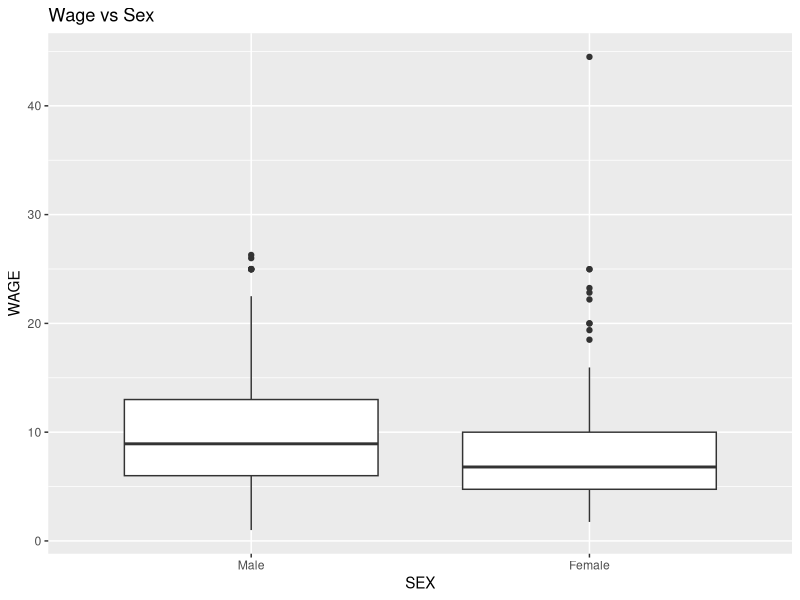
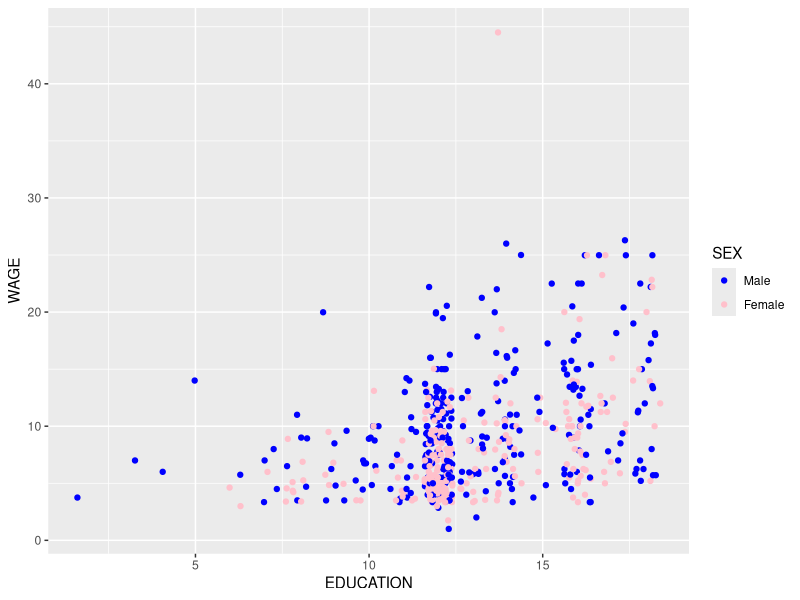
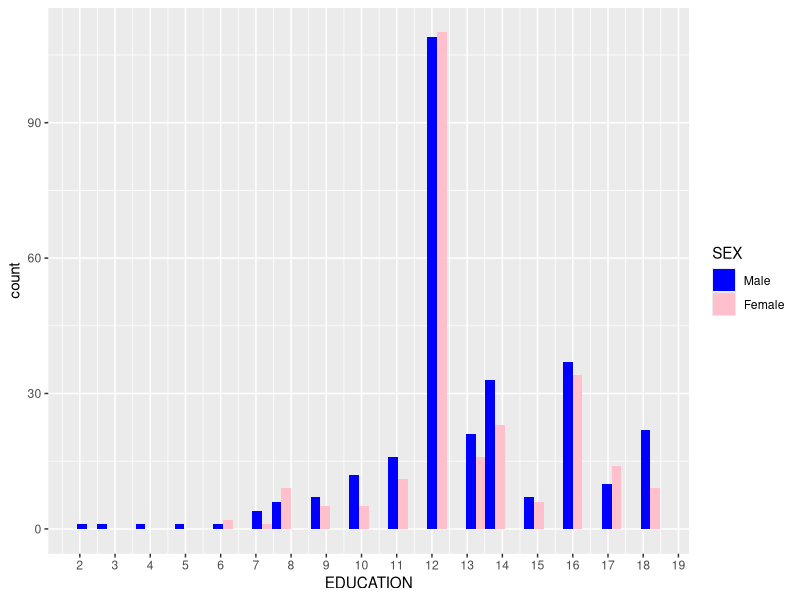
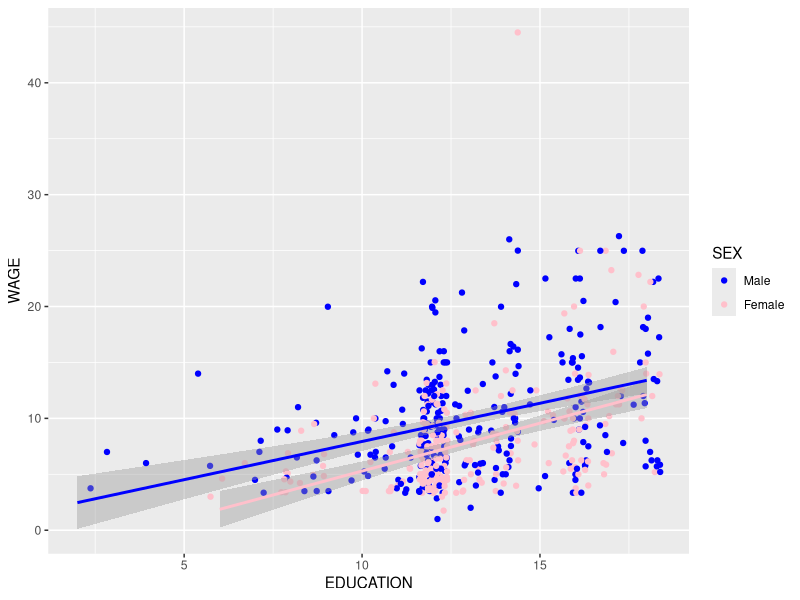
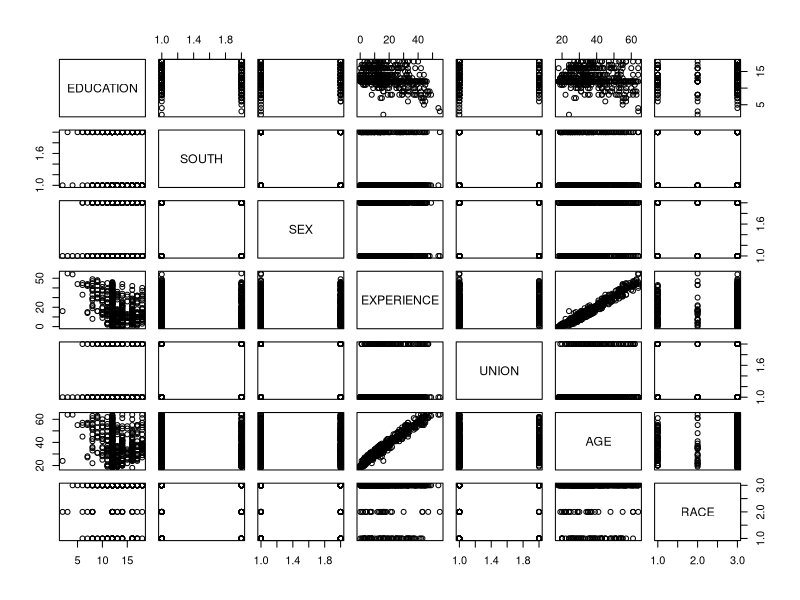
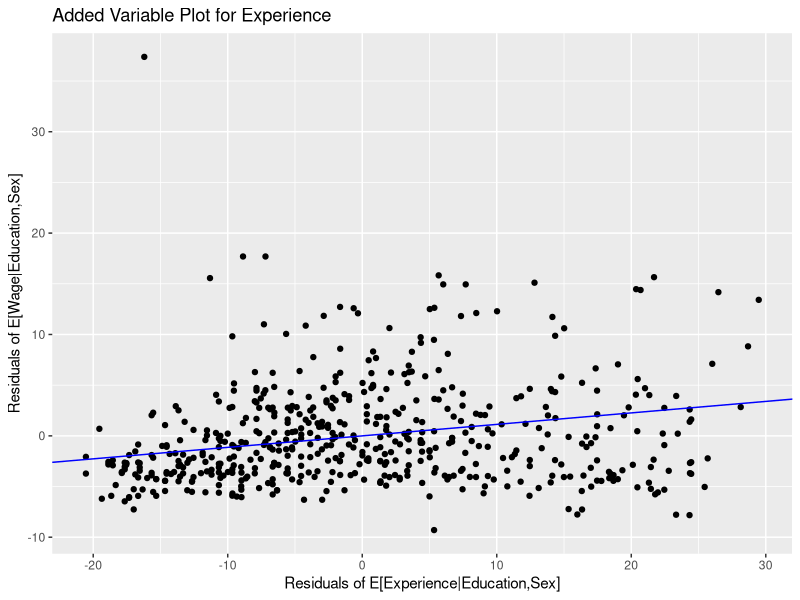

Recreate these plots in R, in order.
## ---- chunk 1
library(ggplot2)

# create dataframe
wages <- read.csv(file = "../data/cpswages.dat.txt", header = FALSE, sep=" ")
names(wages) <- c("EDUCATION",	"SOUTH", "SEX", "EXPERIENCE", "UNION",  "WAGE", "AGE", "RACE", "OCCUPATION", "SECTOR", "MARR")
wages = wages[,c(1,2,3,4,5,7,8,9,10,11,6)]

# Set up factors
wages$SOUTH <- factor(wages$SOUTH, levels=c(0,1),
                    labels=c('North','South'))

wages$SEX <- factor(wages$SEX, levels=c(0,1),
                    labels=c('Male','Female'))

wages$UNION <- factor(wages$UNION, levels=c(0,1),
                    labels=c('Non-Unionized','Unionized'))

wages$RACE <- factor(wages$RACE, levels=c(1,2,3),
                    labels=c('Other','Hispanic', 'White'))

wages$OCCUPATION <- factor(wages$OCCUPATION, levels=c(1,2,3,4,5,6),
                    labels=c('Management','Sales','Clerical','Service','Professional','Other'))

wages$SECTOR <- factor(wages$SECTOR, levels=c(0,1,2),
                       labels=c('Other','Manufacturing','Construction'))

wages$MARR <- factor(wages$MARR, levels=c(0,1),
                       labels=c('Unmarried','Married'))

wages$MANUFACTURING <- 1*(wages$SECTOR == 'Manufacturing')
wages$CONSTRUCTION <- 1*(wages$SECTOR == 'Construction')

wages$MANAGEMENT <- 1*(wages$OCCUPATION == 'Management')
wages$SALES <- 1*(wages$OCCUPATION == 'Sales')
wages$CLERICAL <- 1*(wages$OCCUPATION == 'Clerical')
wages$SERVICE <- 1*(wages$OCCUPATION == 'Service')
wages$PROFESSIONAL <- 1*(wages$OCCUPATION == 'Professional')

wages$WHITE <- 1*(wages$RACE == 'White')
wages$HISPANIC <- 1*(wages$RACE == 'Hispanic')

women <- subset(wages,SEX=='Female')
men <- subset(wages,SEX=='Male')

#head(wages)
## ---- chunk 2
p <- ggplot( wages, aes ( x = SEX, y = WAGE) )
p + geom_boxplot() + ggtitle("Wage vs Sex")
## ---- chunk 3
#nrow(subset(wages,SEX=='Female'))
#nrow(subset(wages,SEX=='Male'))
t.test(subset(wages,SEX=='Male')$WAGE, subset(wages,SEX=='Female')$WAGE, alternative = "greater")
## ---- chunk 4
p_ed_wg = ggplot( wages, aes ( x = EDUCATION, y = WAGE) ) 
p_ed_wg + geom_jitter(aes(color=SEX)) + scale_color_manual(name = 'SEX', values = c("blue", "pink"))
## ---- chunk 5
ggplot(wages, aes(EDUCATION, fill = SEX)) + geom_histogram(position = 'dodge') + scale_fill_manual(values=c("blue", "pink")) + scale_x_continuous(breaks=seq(0,19,1))
## ---- chunk 6
p_ed_wg + geom_jitter(aes(color=SEX)) + 
  geom_smooth(data=women, method='lm',formula=y~x,color="pink") +
  geom_smooth(data=men, method='lm',formula=y~x,color="blue") + 
  scale_color_manual(name = 'SEX', values = c("blue", "pink")) 
## ---- chunk 7
pairs(wages[c(1,2,3,4,5,6,7)])
## ---- chunk 8
M1=lm(WAGE~EDUCATION+SEX, data=wages)
M2=lm(WAGE~EDUCATION+SEX+SEX:EDUCATION, data=wages)

summary(M1)
summary(M2)
## ---- chunk 9
M3 <- lm( EXPERIENCE ~ EDUCATION + SEX, data = wages)
M4 <- lm( WAGE ~ EDUCATION + SEX + EXPERIENCE, data = wages)
M5 <- lm( WAGE ~ SEX + EXPERIENCE, data = wages)

resid_wg_edu <- resid(M1)
resid_exp_edu <- resid(M3)
resid_wg_exp = resid(M5)


avp_ed_ex <- data.frame(resid_wg_edu, resid_exp_edu)
temp <- lm(resid_wg_edu ~ resid_exp_edu, data = avp_ed_ex)
p_added_v_edu_exp <- ggplot( avp_ed_ex, aes ( x = resid_exp_edu, y = resid_wg_exp) ) 
p_added_v_edu_exp + geom_point() +
  #geom_smooth(data=wages, method='lm',formula=y~x,color="pink") +
  geom_abline ( intercept = coef(temp)[1], slope = coef(temp)[2], color="blue" ) +
  ggtitle("Added Variable Plot for Experience") +
  xlab("Residuals of E[Experience|Education,Sex]") +
  ylab("Residuals of E[Wage|Education,Sex]")

summary(temp)$r.squared
summary(M4)
